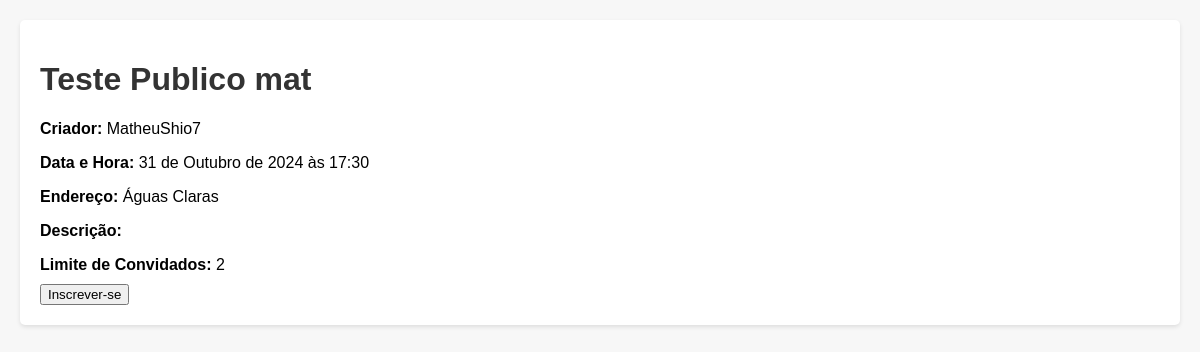
/eventos/evento/8/, run on the app's committed database.
### eventos/models.py (models this page shows)
class Evento(models.Model):
    nome = models.CharField(max_length=100)
    data_hora = models.DateTimeField()
    endereco = models.CharField(max_length=255)
    descricao = models.TextField(blank=True, null=True)
    limite_convidados = models.PositiveIntegerField()
    visibilidade = models.CharField(max_length=7, choices=[('publico', 'Público'), ('privado', 'Privado')])
    criador = models.ForeignKey(Usuario, on_delete=models.CASCADE)
    convidados = models.ManyToManyField(Usuario, related_name='eventos_inscritos', blank=True)

### usuarios/models.py (models this page shows)
class Usuario(AbstractUser):
    data_nascimento = models.DateField(null=True, blank=True)
    sexo = models.CharField(max_length=1, choices=[('M', 'Masculino'), ('F', 'Feminino')])

### eventos/views.py (the view)
# urls.py: path('evento/<int:evento_id>/', views.detalhes_evento, name='detalhes_evento'),
def detalhes_evento(request, evento_id):
    evento = get_object_or_404(Evento, id=evento_id)
    inscrito = request.user in evento.convidados.all()
    context = {
        'evento': evento,
        'inscrito': inscrito,
    }
    return render(request, 'eventos/detalhes_evento.html', context)

### eventos/templates/eventos/detalhes_evento.html (shortened to what this page needs)
<!DOCTYPE html>
<html lang="pt-br">
<head>
    <link rel="stylesheet" href="https://cdn.jsdelivr.net/npm/bootstrap-icons/font/bootstrap-icons.css">
</head>
<body>
    <div class="event-details">
        <h1>{{ evento.nome }}</h1>
        <p><strong>Criador:</strong> {{ evento.criador.username }}</p>
        <p><strong>Data e Hora:</strong> {{ evento.data_hora }}</p>
        <p><strong>Endereço:</strong> {{ evento.endereco }}</p>
        <p><strong>Descrição:</strong> {{ evento.descricao }}</p>
        <p><strong>Limite de Convidados:</strong> {{ evento.limite_convidados }}</p>
        {% if evento.criador == request.user %}
            <p><strong>Visibilidade:</strong> {{ evento.visibilidade }}</p>
            <a href="{% url 'editar_evento' evento.id %}" class="btn-editar">Editar Evento</a>
            <form method="post" action="{% url 'deletar_evento' evento.id %}" style="margin-top: 10px;">
                {% csrf_token %}
                <button type="submit" class="btn-deletar">Excluir Evento</button>
            </form>
        {% else %}
            <button id="inscreverBtn" data-url="{% url 'inscrever_evento' evento.id %}" data-inscrito="{{ inscrito|yesno:'true,false' }}">
                {% if inscrito %}Desinscrever-se{% else %}Inscrever-se{% endif %}
            </button>
        {% endif %}
    </div>
</body>
</html>

### eventos/templates/eventos/detalhes_evento.html (style rules this page uses)
body { font-family: Arial, sans-serif; background-color: #f7f7f7; margin: 0; padding: 20px; }
h1, h2 { color: #333; }
.event-details { background-color: #fff; padding: 20px; border-radius: 5px; box-shadow: 0 2px 4px rgba(0, 0, 0, 0.1); margin-bottom: 20px; }
.event-details p { margin-bottom: 10px; }

### data on the page
Evento: nome "Teste Publico mat", criador.username "MatheuShio7", data_hora "31 de Outubro de 2024 às 17:30", endereco "Águas Claras", limite_convidados "2"
